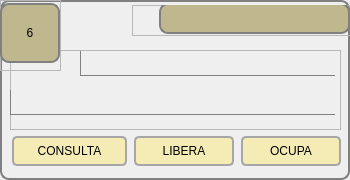
        <widget class="QGroupBox" name="groupBox_7">
         <property name="minimumSize">
          <size>
           <width>350</width>
           <height>180</height>
          </size>
         </property>
         <property name="maximumSize">
          <size>
           <width>350</width>
           <height>180</height>
          </size>
         </property>
         <property name="styleSheet">
          <string notr="true">QPushButton{
	border: 2px solid;
    border-radius: 5px;
	border-color: rgb(166, 166, 166);
	font: 11pt &quot;Arial&quot;; 
	background-color: rgb(245, 235, 181);		
}

QPushButton::hover{
    border: 1px solid gray;
    border-radius: 6px;
	font: Bold 11pt &quot;Arial&quot;; 
	background-color:rgb(191, 183, 141);		
}

QGroupBox{
    background-color: qlineargradient(x1: 0, y1: 0, x2: 0, y2: 1,
                                      stop: 0 #E0E0E0, stop: 1 #FFFFFF);
    border: 2px solid gray;
    border-radius: 9px;
    margin-top: 1ex; /* leave space at the top for the title */
}</string>
         </property>
         <property name="title">
          <string/>
         </property>
         <widget class="QWidget" name="layoutWidget_7">
          <property name="geometry">
           <rect>
            <x>11</x>
            <y>135</y>
            <width>331</width>
            <height>32</height>
           </rect>
          </property>
          <layout class="QHBoxLayout" name="horizontalLayout_8">
           <item>
            <widget class="QPushButton" name="btn_consulta_6">
             <property name="minimumSize">
              <size>
               <width>115</width>
               <height>30</height>
              </size>
             </property>
             <property name="maximumSize">
              <size>
               <width>105</width>
               <height>30</height>
              </size>
             </property>
             <property name="text">
              <string>CONSULTA</string>
             </property>
            </widget>
           </item>
           <item>
            <widget class="QPushButton" name="btn_libera_6">
             <property name="minimumSize">
              <size>
               <width>100</width>
               <height>30</height>
              </size>
             </property>
             <property name="maximumSize">
              <size>
               <width>100</width>
               <height>30</height>
              </size>
             </property>
             <property name="text">
              <string>LIBERA</string>
             </property>
            </widget>
           </item>
           <item>
            <widget class="QPushButton" name="btn_ocupa_6">
             <property name="minimumSize">
              <size>
               <width>100</width>
               <height>30</height>
              </size>
             </property>
             <property name="maximumSize">
              <size>
               <width>100</width>
               <height>30</height>
              </size>
             </property>
             <property name="text">
              <string>OCUPA</string>
             </property>
            </widget>
           </item>
          </layout>
         </widget>
         <widget class="QFrame" name="frame_18">
          <property name="geometry">
           <rect>
            <x>10</x>
            <y>50</y>
            <width>331</width>
            <height>80</height>
           </rect>
          </property>
          <property name="styleSheet">
           <string notr="true">QLabel{
	border: 1px solid;
	border-right-color: transparent;
	border-top-color: transparent;
	border-left-color: gray;
	border-bottom-color: gray;
	font: Bold Italic 12pt &quot;Courier&quot;;

}
</string>
          </property>
          <property name="frameShape">
           <enum>QFrame::StyledPanel</enum>
          </property>
          <property name="frameShadow">
           <enum>QFrame::Raised</enum>
          </property>
          <widget class="QLabel" name="lbl_referencia_6">
           <property name="geometry">
            <rect>
             <x>0</x>
             <y>40</y>
             <width>325</width>
             <height>25</height>
            </rect>
           </property>
           <property name="text">
            <string/>
           </property>
          </widget>
          <widget class="QLabel" name="lbl_ocupa_libera_6">
           <property name="geometry">
            <rect>
             <x>70</x>
             <y>1</y>
             <width>255</width>
             <height>25</height>
            </rect>
           </property>
           <property name="text">
            <string/>
           </property>
          </widget>
         </widget>
         <widget class="QFrame" name="frame_19">
          <property name="geometry">
           <rect>
            <x>132</x>
            <y>5</y>
            <width>221</width>
            <height>31</height>
           </rect>
          </property>
          <property name="styleSheet">
           <string notr="true">QLabel{
    border: 2px solid gray;
    border-radius: 9px;
	font: Bold 15pt &quot;Arial&quot;; 
	background-color: rgb(191, 183, 141);	
}
</string>
          </property>
          <property name="frameShape">
           <enum>QFrame::StyledPanel</enum>
          </property>
          <property name="frameShadow">
           <enum>QFrame::Raised</enum>
          </property>
          <widget class="QLabel" name="lbl_estado_6">
           <property name="geometry">
            <rect>
             <x>27</x>
             <y>-2</y>
             <width>191</width>
             <height>31</height>
            </rect>
           </property>
           <property name="text">
            <string/>
           </property>
           <property name="alignment">
            <set>Qt::AlignCenter</set>
           </property>
          </widget>
         </widget>
         <widget class="QFrame" name="frame_20">
          <property name="geometry">
           <rect>
            <x>0</x>
            <y>0</y>
            <width>61</width>
            <height>71</height>
           </rect>
          </property>
          <property name="styleSheet">
           <string notr="true">QLabel{
    border: 2px solid gray;
    border-radius: 9px;
	font: Bold 25pt &quot;Arial&quot;; 
	background-color: rgb(191, 183, 141);	
}
</string>
          </property>
          <property name="frameShape">
           <enum>QFrame::StyledPanel</enum>
          </property>
          <property name="frameShadow">
           <enum>QFrame::Raised</enum>
          </property>
          <widget class="QLabel" name="label_6">
           <property name="geometry">
            <rect>
             <x>0</x>
             <y>3</y>
             <width>60</width>
             <height>60</height>
            </rect>
           </property>
           <property name="text">
            <string>6</string>
           </property>
           <property name="alignment">
            <set>Qt::AlignCenter</set>
           </property>
          </widget>
         </widget>
        </widget>
